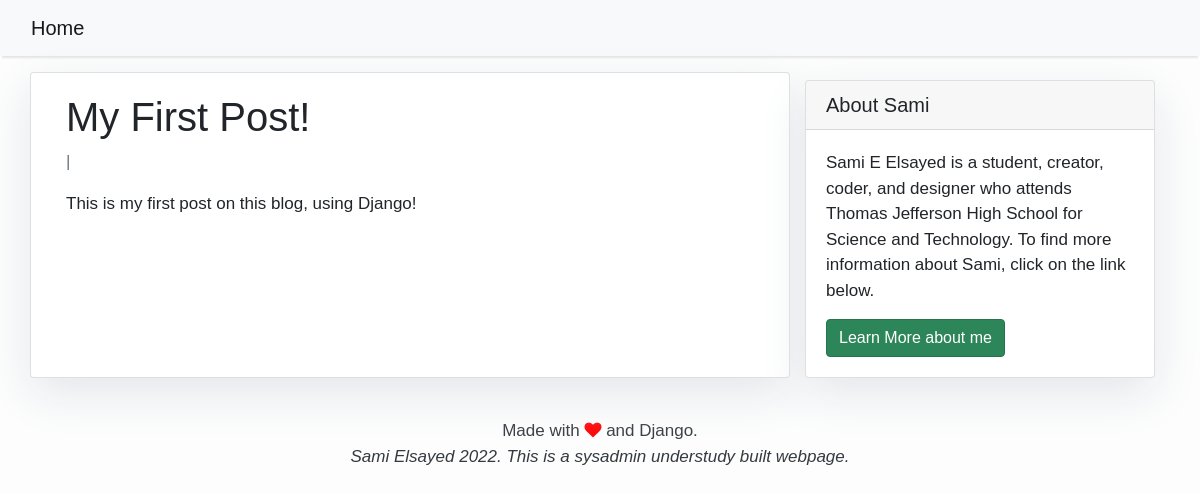
/first-post/, run on the app's committed database.
### blog/models.py (models this page shows, shortened)
class Post(models.Model):
    title = models.CharField(max_length = 300, unique = True)
    slug = models.SlugField(max_length = 300, unique = True)
    author = models.ForeignKey(User, on_delete = models.CASCADE, related_name='blog_posts')
    content = models.TextField()
    status = models.IntegerField(choices = STATUS, default = 0)
    created_at = models.DateTimeField(auto_now_add = True)
    updated_at = models.DateTimeField(auto_now = True)
    class Meta:
        ordering = ['-created_at']

### blog/views.py (the view)
# urls.py: path('<slug:slug>/', views.PostDetail.as_view(),  name = 'post_detail'),
class PostDetail(generic.DetailView):
    model = Post
    template_name = 'post_detail.html'

### blog/templates/post_detail.html
{% extends 'base.html' %} {% block content %}
<div class = "container">
  <div class="row">
    <div class="col-md-8 card mb-4  mt-3 left top">
      <div class="card-body">
        <h1>{% block title %} {{ object.title }} {% endblock title %}</h1>
        <p class=" text-muted">{{ Post.author }} | {{ Post.created_at }}</p>
        <p class="card-text ">{{ object.content | safe }}</p>
      </div>
    </div>
    {% block sidebar %} {% include 'sidebar.html' %} {% endblock sidebar %}
  </div>
</div>
{% endblock content %}

### blog/templates/base.html (style rules this page uses)
body { font-family: 'Lucida Sans', 'Lucida Sans Regular', 'Lucida Grande', 'Lucida Sans Unicode', Geneva, Verdana, sans-serif; font-size: 17px; background-color: #fdfdfd; }

### blog/templates/sidebar.html (style rules this page uses)
.card { box-shadow: 0 16px 48px #E3E7EB; }

### data on the page
Post: title "My First Post!", content "This is my first post on this blog, using Django!"
